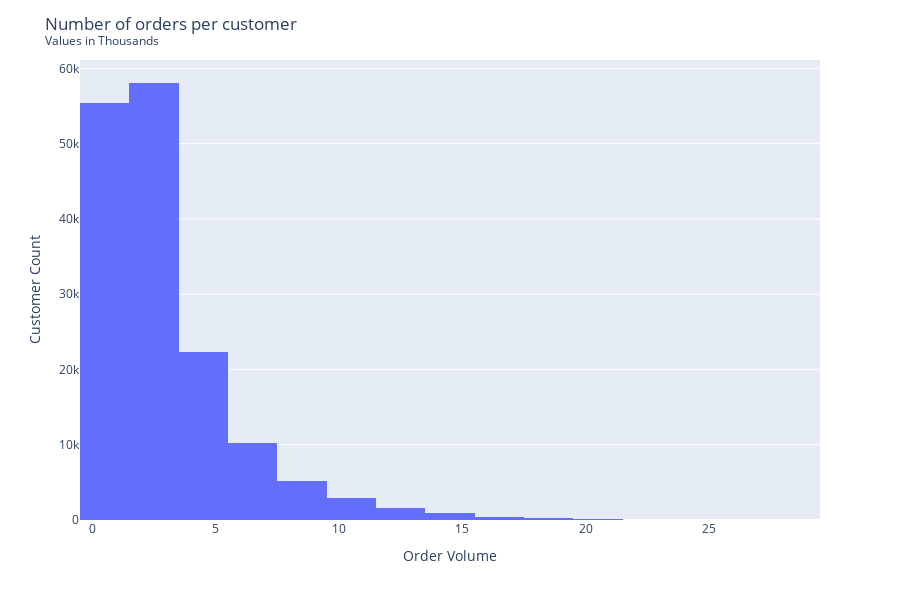

The code cell stored with this chart in its notebook:
### Markdown cell above
[B2] What's the distribution for the number of orders per customer?

### Code cell
#Plot the distribution for the number of orders that customers place (e.g. how many customers placed only 1 order, how many placed only 2, how many only 3, and so on…)

order_per_cust = df_orders.groupby('user_id')['order_number'].count()
# display(order_per_cust)

# order_per_cust.plot(kind='hist',
#                     title='Number of orders per customer',
#                     figsize=[18,10]
# )

# plt.xlabel('Order volume', fontsize=14) #adding a specific label and increasing the font size for visibility
# plt.ylabel('Customer count (thousands)', fontsize=14) #adding a specific label and increasing the font size for visibility

# plt.show()

# fig = ff.create_distplot(
#     [order_per_cust],
#     group_labels=["Dist."],
#     show_hist=True,
# )
fig = px.histogram(order_per_cust, nbins=20, labels={"value": "Order Volume", "count": "Customer Count"})
fig.update_layout(height=600,title='Number of orders per customer<br><sup>Values in Thousands</sup>', showlegend=False, yaxis_title="Customer Count")

fig.show()

### Figure 1 — Plotly figure (JSON) as saved in the notebook; plotly's stock layout.template omitted (floating-point values rounded to 4 significant figures; data arrays with more than 128 entries replaced by an {"elided": "..."} marker saying what was removed)
{"data": [{"alignmentgroup": "True", "bingroup": "x", "hovertemplate": "variable=order_number<br>Order Volume=%{x}<br>count=%{y}<extra></extra>", "legendgroup": "order_number", "marker": {"color": "#636efa", "pattern": {"shape": ""}}, "name": "order_number", "nbinsx": 20, "offsetgroup": "order_number", "orientation": "v", "showlegend": true, "type": "histogram", "x": {"elided": "157437 int values"}, "xaxis": "x", "yaxis": "y"}], "layout": {"barmode": "relative", "height": 600, "legend": {"title": {"text": "variable"}, "tracegroupgap": 0}, "margin": {"t": 60}, "showlegend": false, "title": {"text": "Number of orders per customer<br><sup>Values in Thousands</sup>"}, "xaxis": {"anchor": "y", "domain": [0, 1], "title": {"text": "Order Volume"}}, "yaxis": {"anchor": "x", "domain": [0, 1], "title": {"text": "Customer Count"}}}}
